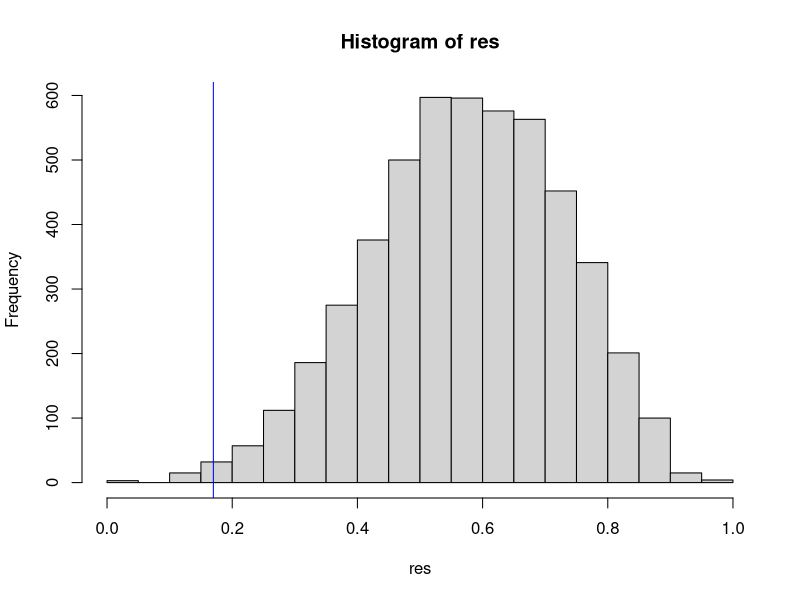

Recreate this plot in R.
# Bass Dye, created: 30/05/2023, last revision: 05/06/2023
# Code to 1) read in rockling experimental shelter removal data from csv file 
# 2) Statistically analyze the data:
# test for non random use of chamber, 
# MANOVA - test for differences between compartment usage during shelter removal (observational phases),
# rank (most preferred to least preferred) temperature compartments
# statistical test rankings.
# 1) Test 10 and 13 shelter separately 2) Test 16, 22, final observation together
# Code based off of Aebischer et al. 1993 and Schram et al. 2013 to analyse data from the preference chamber experiments.
# Fish acclimated to 16°C were exposed to a temperature range of 10-13-16-19-22°C. 
# dependent variables (measured): count of individual fish in each preference chamber compartment 
# independent variables (observation phases): non-gradient, acute temperature gradient, final temperature gradient

#	Step 1: read in the raw data: counts of numbers of fish per zone in the preference chamber, with column headings:
#	experiment_group: Indicator for experiment (experimental group): 1,2,...,22
#	acclimation_temperature: Acclimation temperature of an experiment: the temperature of all 
#				zones within the preference chamber during the acclimation phase
# compartment: Indicator for compartment within the preference chamber: 1,2,...,8
# temperature: Temperature of a compartment in the acute and final temperature observation phases
# phase: Phase of the experiment indicated by roman numerals I (non-gradient),II (acute temp pref.) or III (final temp pref.)
#	      T0, T5,...,T60: Count location of fish at the start of the phase (T0), at 5 minutes from the start of the phase (T5),….,at 60 minutes from the start of 
#				the phase (T60).

# House keeping; clean environment 
rm(list=ls())

# Install and load packages ####
if(!require(fs)) install.packages("fs")
if(!require(tidyverse))install.packages("tidyverse")
if(!require(here))install.packages("here")
if(!require(ggpubr))install.packages("ggpubr")

# Load packages
library("fs")
library("tidyverse")
library("here")
library("ggpubr")

# Read in data
# dat <- read.table('rockling_shelter_removal_10.csv', header=TRUE, sep=",");
# dat <- read.table('rockling_shelter_removal_13.csv', header=TRUE, sep=",");
dat <- read.table('rockling_shelter_removal_16_end.csv', header=TRUE, sep=",");
#View(dat)

# Step 2: transform data of raw counts per compartment to proportions per temperature zone 
# 2a: sum of raw counts over all counting times
dat$Sum <- rowSums(dat[, c("T50","T55","T60")]); 

# 2b: create a dataset ‘aggdat’ with aggregate counts per experiment, acclimation temperature, phase, and compartment
aggdat <- aggregate(dat$Sum, list(as.factor(dat$experiment),
                                  as.factor(dat$acclimation_temperature),
                                  as.factor(dat$phase),
                                  as.factor(dat$compartment)),
                    sum);

# 2c: create a dataset ‘aggdatsum’ with aggregate counts per experiment, acclimation, temperature and phase 
aggdatsum <- aggregate(dat$Sum,
                       list(as.factor(dat$experiment),
                            as.factor(dat$acclimation_temperature),
                            as.factor(dat$phase)),
                       sum); 

# Create a dataset ‘expdat’ with each row representing a combination of experiment and phase
expdat <- data.frame(aggdatsum,
                     z1=rep(NA, nrow(aggdatsum)),
                     z2=rep(NA, nrow(aggdatsum)),
                     z3=rep(NA, nrow(aggdatsum)), 
                     z4=rep(NA, nrow(aggdatsum)),
                     z5=rep(NA, nrow(aggdatsum)),
                     z6=rep(NA, nrow(aggdatsum)),
                     z7=rep(NA, nrow(aggdatsum)), 
                     z8=rep(NA,nrow(aggdatsum)));
for ( ii in 1:nrow(aggdatsum) ) {
  ttt <- aggdat[aggdat$Group.1==aggdatsum$Group.1[ii] & aggdat$Group.2==aggdatsum$Group.2[ii] & aggdat$Group.3==aggdatsum$Group.3[ii], ];
  expdat[ii, 5:12] <- ttt$x/expdat$x[ii];
};

# Change column names
colnames(expdat)[c(1:4)] <- c("experiment", "acclimation_temp", "phase", "count")

# 2d: create data set with proportions per temperature zone, by summing up the proportions of
# usage of compartments with the same temperature zone
# C1: 22 degrees: compartment 4
# C2: 19 degrees: compartments 3 and 5
# C3: 16 degrees: compartments 2 and 6
# C4: 13 degrees: compartments 1 and 7
# C5: 10 degrees: compartment 8
prop_dat <- expdat[, 1:4];
prop_dat$C1 <- expdat$z4;
prop_dat$C2 <- expdat$z3 + expdat$z5;
prop_dat$C3 <- expdat$z2 + expdat$z6;
prop_dat$C4 <- expdat$z1 + expdat$z7;
prop_dat$C5 <- expdat$z8;

# Zero inflated data
#Plot number of zeros in data to show zero inflation
#library(dplyr)
#temp2 <- expdat[,5:12]
#temp2 <- data.frame(value=unlist(temp2, use.names = FALSE))
#count_zero <- temp2[temp2 == 0] 
#percent_zero <- length(count_zero) / nrow(temp2)
#h <- hist(temp2$value, main = "Zero inflated data: 56% = 0 ", xlab = "Percent compartment use",
#breaks = c(0,seq(0.01,1.0,.01)))
#h

# Find and replace zero numerator or denominator with small value
# As a zero numerator or denominator in the log-ratio transformation is invalid, a small positive value, 
# less than the smallest recorded nonzero proportion, should be substituted (Aebischer et al. 1993)
# replacing zeros in original data set with values less than the smallest recorded nonzero proportion
# "An order of magnitude is generally sufficient" (Aebischer et al. 1993)
# Find smallest value and replace with much smaller value in prop_data 
temp <- prop_dat[, 5:9]
replace_value <- min(temp[temp > 0]); replace_value  # smallest value in our data set is 0.02564103
# Replace 0 with small value
prop_dat[prop_dat == 0] <- replace_value / 1000; # 1000

# Step 3: compute log-ratios ####
# An appropriate statistical framework for handling compositional data is to replace the observed proportions 
# With a set of ratios by choosing the observed fraction of one particular component as the denominator by which all other fractions are divided
# The results of the analyses do not depend upon the choice of denominator.
# In this way, the unit sum constraint on the composition is broken (Aitchison (1986) The statistical analysis of compositional data. London: Chapman and Hall. 416 p.)

# A version of the central limit theorem exists stating why random variation in log-ratios can often be assumed to be normally distributed (Aitchison, 1986)
# Take the compartment C3 (21*C temperature compartment) as the denominator
prop_dat$LR1 <- log(prop_dat$C1/prop_dat$C3);
prop_dat$LR2 <- log(prop_dat$C2/prop_dat$C3);
prop_dat$LR3 <- log(prop_dat$C4/prop_dat$C3);
prop_dat$LR4 <- log(prop_dat$C5/prop_dat$C3);

# Step 4: offset log-ratios of usage with log-ratios of availability of temperature zones ####
# I.e. when the temperature gradient is present within the chamber, 1/8 of the chamber is 15ºC while 1/4 is 18ºC.
# E.g. prop_dat$LRA1 <- prop_dat$LR1 - log(0.5) is d = yu - ya (pairwise habitat differences = utilized habitat - available habitat; Aebischer et al. 1993)
prop_dat$LRA1 <- prop_dat$LR1 - log(0.5); # 0.5 = (1/8)/(1/4)
prop_dat$LRA2 <- prop_dat$LR2 - log(1); # 1 = (1/4)/(1/4)
prop_dat$LRA3 <- prop_dat$LR3 - log(1);
prop_dat$LRA4 <- prop_dat$LR4 - log(0.5);

# Step 5: assess evidence of non-random usage (i.e. preference) during the three observational phases: ####
# 5c: The matrix of log-ratios may also be analysed using MANOVA, for example to assess
# evidence of treatment effects:
# MANOVA tests for temperature preference experiments

# Test for difference between phases ####
# Select which experimental phase you would like to test (non-gradient - (I), acute - (II), final - (III))
data_phase <- as_tibble(prop_dat)

# data_phase <- as_tibble(prop_dat) %>% 
#   filter(phase != "I") 
# Conduct MANOVA although multivariate normality assumption is not met
#summary(manova(cbind(LRA1, LRA2, LRA3, LRA4) ~ treatment +  Error(factor(subject) / treatment), data = data_phase))
summary(manova(cbind(LRA1, LRA2, LRA3, LRA4) ~ phase, data = data_phase))

# Conduct Permutation test so we can ignore MANOVA assumptions 
# Produce the same values by setting the seed
set.seed(1234)
# Define number of permutations
nperm <- 5000
# Allocate storage (i.e. vector with NAs to be replaced by permutation results)
# Here we want 5000 + 1 for our observed stat
res <- rep(NA, nperm + 1)

for(i in seq(along = res[-1])) {
  # First create matrix containing log-ratios of usage (corrected for the availability of temperature zones)
  # from the selected phase on line 10
  data_to_shuffle <- cbind(data_phase$LRA1, data_phase$LRA2, data_phase$LRA3, data_phase$LRA4) 
  # Then shuffle (randomly rearrange) the matrix for use in the MANOVA
  shuffled <- data_to_shuffle[sample(1:nrow(data_to_shuffle)), ]
  # Here we replace the ith value in the vector res with the shuffled data MANOVA result
  tmp <- summary(manova(shuffled ~ data_phase$phase), test = "Wilks")
  # Get Wilks value (test statistic) from MANOVA summary
  res[i] <- tmp[["stats"]][1, 2]
  # Remove variables for next iteration
  rm("tmp", "shuffled")
}
# Now we append the observed stat onto the end of the result vector res
# We also store this in 'obs' for convenience
tmp <- summary(manova(cbind(LRA1, LRA2, LRA3, LRA4) ~ phase, data = data_phase),
               test = "Wilks")
res[nperm+1] <- obs <- tmp[["stats"]][1, 2]

# This is the permutation p-value - the proportion of the nperm
# permutations + 1 that are greater than or equal to the observed stat 'obs'
# perm_p_value <- sum(res <= obs) / (nperm+1); perm_p_value
# obs_p_value <- tmp[["Error: factor(subject):treatment"]][["stats"]][1,6]; obs_p_value
perm_p_value <- 2 * (min(sum(res <= obs), sum(res >= obs)) / (nperm+1)); perm_p_value # 2 tailed
obs_p_value <- tmp[["stats"]][1, 6]; obs_p_value

# Plot histogram of permutation and observed (blue line) results 
hist(res)
abline(v = obs, col = "blue")

# Clean up environment
rm(list=setdiff(ls(), "prop_dat"))

# Step 6: Once overall evidence of non-random use has been assessed, the next step is to rank compartments from least to most preferred ####
# This can be done by computing a cross-table with pairwise differences between matching log-ratios of usage 
# and availability of temperature zones, and counting the number of times a particular temperature zone
# has been observed to be preferred over other temperature zones (e.g. see table 1 in Aebischer et al. 1993)

# Subset for non-gradient, acute, or final proportions; choose (I,II,III) accordingly 
exp_data <- subset(prop_dat, phase == "IV")

# Proportion of available space per compartment and temperature 
c1 <- 1/8 # C1: 33 degrees: compartment 4
c2 <- 2/8 # C2: 30 degrees: compartments 3 and 5
c3 <- 2/8 # C3: 27 degrees: compartments 2 and 6
c4 <- 2/8 # C4: 24 degrees: compartments 1 and 7
c5 <- 1/8 # C5: 21 degrees: compartment 8

# Create empty list to store matrices
all_mat <- list()
for (tt in 1:nrow(exp_data)) {
  all_mat[[tt]] <- matrix(data = NA, nrow = nrow(exp_data), ncol = 5); 
}

# Fill in matrix for each experimental group (n = 5); (table 1 in Aebischer et al. 1993)
for (i in 1:nrow(exp_data)) {
  # Create blank matrix to temporarily hold data for each iteration
  rank_mat <- matrix(data = NA, nrow = 5, ncol = 5); 
  # Fill in matrix 
  # Column 1
  rank_mat[2,1] <- ifelse(log(exp_data$C2[i]/exp_data$C1[i]) == 0, 0, log(exp_data$C3[i]/exp_data$C1[i]) - log(c3/c1))
  rank_mat[3,1] <- ifelse(log(exp_data$C3[i]/exp_data$C1[i]) == 0, 0, log(exp_data$C3[i]/exp_data$C1[i]) - log(c3/c1))
  rank_mat[4,1] <- ifelse(log(exp_data$C4[i]/exp_data$C1[i]) == 0, 0, log(exp_data$C4[i]/exp_data$C1[i]) - log(c4/c1))
  rank_mat[5,1] <- ifelse(log(exp_data$C5[i]/exp_data$C1[i]) == 0, 0, log(exp_data$C5[i]/exp_data$C1[i]) - log(c5/c1))
  
  # Column 2
  rank_mat[1,2] <- ifelse(log(exp_data$C1[i]/exp_data$C2[i]) == 0, 0, log(exp_data$C1[i]/exp_data$C2[i]) - log(c1/c2))
  rank_mat[3,2] <- ifelse(log(exp_data$C3[i]/exp_data$C2[i]) == 0, 0, log(exp_data$C3[i]/exp_data$C2[i]) - log(c3/c2))
  rank_mat[4,2] <- ifelse(log(exp_data$C4[i]/exp_data$C2[i]) == 0, 0, log(exp_data$C4[i]/exp_data$C2[i]) - log(c4/c2))
  rank_mat[5,2] <- ifelse(log(exp_data$C5[i]/exp_data$C2[i]) == 0, 0, log(exp_data$C5[i]/exp_data$C2[i]) - log(c5/c2))
  
  # Column 3
  rank_mat[1,3] <- ifelse(log(exp_data$C1[i]/exp_data$C3[i]) == 0, 0, log(exp_data$C1[i]/exp_data$C3[i]) - log(c1/c3))
  rank_mat[2,3] <- ifelse(log(exp_data$C2[i]/exp_data$C3[i]) == 0, 0, log(exp_data$C2[i]/exp_data$C3[i]) - log(c2/c3))
  rank_mat[4,3] <- ifelse(log(exp_data$C4[i]/exp_data$C3[i]) == 0, 0, log(exp_data$C4[i]/exp_data$C3[i]) - log(c4/c3))
  rank_mat[5,3] <- ifelse(log(exp_data$C5[i]/exp_data$C3[i]) == 0, 0, log(exp_data$C5[i]/exp_data$C3[i]) - log(c5/c3))
  
  # Column 4
  rank_mat[1,4] <- ifelse(log(exp_data$C1[i]/exp_data$C4[i]) == 0, 0, log(exp_data$C1[i]/exp_data$C4[i]) - log(c1/c4))
  rank_mat[2,4] <- ifelse(log(exp_data$C2[i]/exp_data$C4[i]) == 0, 0, log(exp_data$C2[i]/exp_data$C4[i]) - log(c2/c4))
  rank_mat[3,4] <- ifelse(log(exp_data$C3[i]/exp_data$C4[i]) == 0, 0, log(exp_data$C3[i]/exp_data$C4[i]) - log(c3/c4))
  rank_mat[5,4] <- ifelse(log(exp_data$C5[i]/exp_data$C4[i]) == 0, 0, log(exp_data$C5[i]/exp_data$C4[i]) - log(c5/c4))
  
  # Column 5
  rank_mat[1,5] <- ifelse(log(exp_data$C1[i]/exp_data$C5[i]) == 0, 0, log(exp_data$C1[i]/exp_data$C5[i]) - log(c1/c5))
  rank_mat[2,5] <- ifelse(log(exp_data$C2[i]/exp_data$C5[i]) == 0, 0, log(exp_data$C2[i]/exp_data$C5[i]) - log(c2/c5))
  rank_mat[3,5] <- ifelse(log(exp_data$C3[i]/exp_data$C5[i]) == 0, 0, log(exp_data$C3[i]/exp_data$C5[i]) - log(c3/c5))
  rank_mat[4,5] <- ifelse(log(exp_data$C4[i]/exp_data$C5[i]) == 0, 0, log(exp_data$C4[i]/exp_data$C5[i]) - log(c4/c5))
  
  all_mat[[i]] <- rank_mat
  rm(rank_mat) # Remove variable for next iteration
}

# Calculate element wise mean, sd, se
# Make a 3D array from list of matrices for calculation purposes
arr <- array(unlist(all_mat), c(5, 5, nrow(exp_data)))
# Calculate mean, sd, se of third dimension (i.e. mean of all experiments)
rank_mat_mean <- apply(arr, 1:2, mean)
rank_mat_sd <- apply(arr, 1:2, sd)
rank_mat_var <- apply(arr, 1:2, var)
rank_mat_se <-  rank_mat_sd / sqrt(nrow(arr))
rank_mat_test_stat <- abs(rank_mat_mean / rank_mat_se)

# Sum the number of positive values for each row to rank the habitats in increasing order of preference (i.e. greatest number = most preferred)
# Add empty column to matrix to store data
rank_mat_mean <- cbind(rank_mat_mean, NA)
rank_mat_mean[is.na(rank_mat_mean)] <- 0 # Change NAs to 0 (changing the diagonal NAs to zero doesn't change calculation)
for (ii in 1:nrow(rank_mat_mean)) {
  tt <- rank_mat_mean[ii, ] > 0
  rank_mat_mean[ii, 6] <- length(tt[tt] == TRUE)
}
# Temperature ranking matrix
row.names(rank_mat_mean) <- c("22*C", "19*C", "16*C", "13*C", "10*C")
colnames(rank_mat_mean) <- c("22*C", "19*C", "16*C", "13*C", "10*C", "Rankings")
rank_mat_mean

# Test for normality: Shapiro-Wilk's method
# p value > 0.05 implies distribution of data is not significantly different from normal distribution (i.e. normally distributed).
test_norm_mean <- c(rank_mat_mean[1, c(2:5)], rank_mat_mean[2, c(3:5)], rank_mat_mean[3, c(4:5)], rank_mat_mean[4, c(5)])
test_norm_se <- c(rank_mat_se[1, c(2:5)], rank_mat_se[2, c(3:5)], rank_mat_se[3, c(4:5)], rank_mat_se[4, c(5)])

shapiro.test(test_norm_mean)
shapiro.test(test_norm_se) 

# Test significance between compartments ####
# Subset of non-gradient, acute, or final proportions; choose (I,II,III) accordingly
#rank_data <- subset(prop_dat, phase == "I" & treatment == "5") 
rank_data <- exp_data # Same subset as line 255 to reduce any potential mistakes

# Clear space in environment
rm(list=setdiff(ls(), c("rank_data", "prop_dat", "rank_mat_mean")))

# Proportion of available space per compartment and temperature 
c1 <- 1/8 # C1: 33 degrees: compartment 4
c2 <- 2/8 # C2: 30 degrees: compartments 3 and 5
c3 <- 2/8 # C3: 27 degrees: compartments 2 and 6
c4 <- 2/8 # C4: 24 degrees: compartments 1 and 7
c5 <- 1/8 # C5: 21 degrees: compartment 8

# Temperature compartments comparison
compare_seq <- c("compare_22_19", "compare_22_16", "compare_22_13", "compare_22_10", "compare_19_16",
                 "compare_19_13", "compare_19_10", "compare_16_13", "compare_16_10", "compare_13_10")

# Create empty data frame to store matrices
OG_mat <- list()
# Create empty data frame to store p values
OG_p_vals <- data.frame(p_values = rep(NA, 1, 10))
# Rename rows corresponding to temperature compartment comparisons
row.names(OG_p_vals) <- compare_seq

# Run loop to calculate test statistic and resulting p value for each temperature compartment comparison and experimental phase
for (ttt in 1:length(compare_seq)) {
  # Counter
  test <- compare_seq[ttt] 
  for (xxx in 1:nrow(rank_data)) { 
    # Create empty data frame to store loop value
    OG_mat[[xxx]] <- matrix(data=NA, nrow=1, ncol=1); 
    for (i in 1:nrow(rank_data)) {
      # Create blank matrix to temporarily hold data for each iteration
      OG_rank_mat <- matrix(data=NA, nrow=1, ncol=1); 
      
      # Fill in matrix 
      if (test == "compare_22_19") {
        print("comparing 22*C to 19*C")
        OG_rank_mat[1,1] <- ifelse(log(rank_data$C1[i]/rank_data$C2[i]) == 0, 0, log(rank_data$C1[i]/rank_data$C2[i]) - log(c1/c2))
      } else if (test == "compare_22_16") {
        print("comparing 22*C to 16*C")
        OG_rank_mat[1,1] <- ifelse(log(rank_data$C1[i]/rank_data$C3[i]) == 0, 0, log(rank_data$C1[i]/rank_data$C3[i]) - log(c1/c3))
      } else if (test == "compare_22_13") {
        print("comparing 22*C to 13*C")
        OG_rank_mat[1,1] <- ifelse(log(rank_data$C1[i]/rank_data$C4[i]) == 0, 0, log(rank_data$C1[i]/rank_data$C4[i]) - log(c1/c4))
      } else if (test == "compare_22_10") {
        print("comparing 22*C to 10*C")
        OG_rank_mat[1,1] <- ifelse(log(rank_data$C1[i]/rank_data$C5[i]) == 0, 0, log(rank_data$C1[i]/rank_data$C5[i]) - log(c1/c5))
      } else if (test == "compare_19_16") {
        print("comparing 19*C to 16*C")
        OG_rank_mat[1,1] <- ifelse(log(rank_data$C2[i]/rank_data$C3[i]) == 0, 0, log(rank_data$C2[i]/rank_data$C3[i]) - log(c2/c3))
      } else if (test == "compare_19_13") {
        print("comparing 19*C to 13*C")
        OG_rank_mat[1,1] <- ifelse(log(rank_data$C2[i]/rank_data$C4[i]) == 0, 0, log(rank_data$C2[i]/rank_data$C4[i]) - log(c2/c4))
      } else if (test == "compare_19_10") {
        print("comparing 19*C to 10*C")
        OG_rank_mat[1,1] <- ifelse(log(rank_data$C2[i]/rank_data$C5[i]) == 0, 0, log(rank_data$C2[i]/rank_data$C5[i]) - log(c2/c5))
      } else if (test == "compare_16_13") {
        print("comparing 16*C to 13*C")
        OG_rank_mat[1,1] <- ifelse(log(rank_data$C3[i]/rank_data$C4[i]) == 0, 0, log(rank_data$C3[i]/rank_data$C4[i]) - log(c3/c4))
      } else if (test == "compare_16_10") {
        print("comparing 16*C to 10*C")
        OG_rank_mat[1,1] <- ifelse(log(rank_data$C3[i]/rank_data$C5[i]) == 0, 0, log(rank_data$C3[i]/rank_data$C5[i]) - log(c3/c5))
      } else if (test == "compare_13_10") {
        print("comparing 13*C to 10*C")
        OG_rank_mat[1,1] <- ifelse(log(rank_data$C4[i]/rank_data$C5[i]) == 0, 0, log(rank_data$C4[i]/rank_data$C5[i]) - log(c4/c5))
      }
      OG_mat[[i]] <- OG_rank_mat
      rm(OG_rank_mat) # Remove variable for next iteration
      
      # Calculate element wise mean, sd, se
      # Make a 3D array from list of matrices for calculation purposes
      OG_arr <- array(unlist(OG_mat), c(1, 1, nrow(rank_data)))
      # Get mean, sd, se of third dimension (i.e. mean of all experiments)
      OG_mean <- apply(OG_arr, 1:2, mean)
      OG_sd <- apply(OG_arr, 1:2, sd)
      OG_var <- apply(OG_arr, 1:2, var)
      OG_se <- OG_sd / sqrt(nrow(rank_data))
      OG_test_stat <- abs(OG_mean / OG_se)
      
      # Calculate P value from test statistic (T score = mean / se)
      OG_p_vals[ttt, 1] <- 2 * pt(q = OG_test_stat, df = 4, lower.tail = FALSE)
      rm(OG_test_stat)
    } 
  }
}
# P values for chosen phase and salinity treatment compartment comparison
OG_p_vals <- format(OG_p_vals, scientific = FALSE); OG_p_vals
rank_mat_mean 

# Clear space in environment
rm(list=setdiff(ls(), c("prop_dat")))
